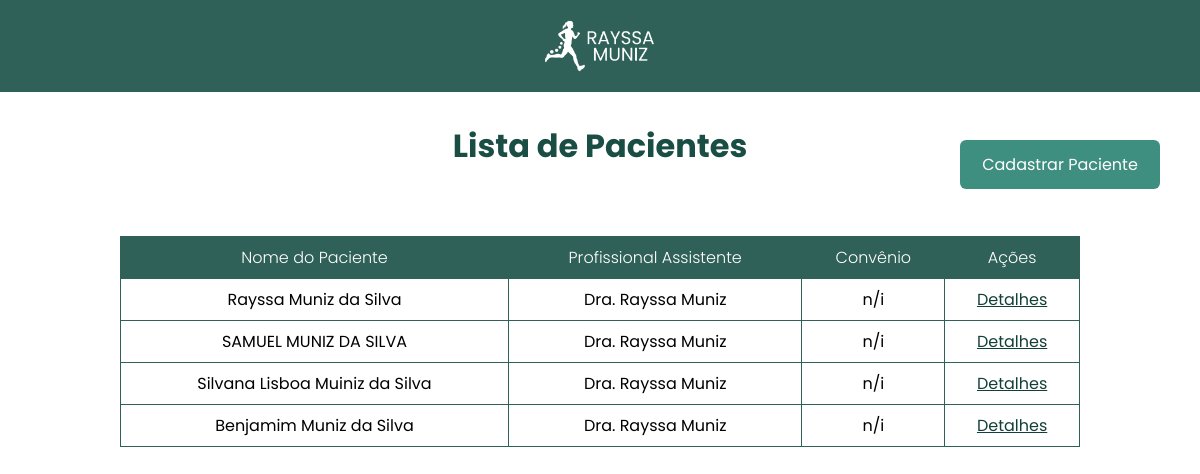
The page / on the database its author committed.
### tables this page shows
CREATE TABLE pacientes (
            id INTEGER PRIMARY KEY AUTOINCREMENT,
            nome TEXT,
            mes_referencia TEXT,
            convenio TEXT,
            profissional_assistente TEXT,
            tipo_atendimento TEXT
        );

### app.py (the view)
@app.route('/')
def index():
    conn = sqlite3.connect('pacientes.db')
    cursor = conn.cursor()
    cursor.execute('SELECT * FROM pacientes')
    pacientes = cursor.fetchall()
    conn.close()
    return render_template('index.html', pacientes=pacientes)

### templates/index.html (shortened to what this page needs)
<!DOCTYPE html>
<html lang="pt-br">
<head>
    <link rel="stylesheet" type="text/css" href="{{ url_for('static', filename='/css/style.css') }}">
</head>
<body>
    <header>
        <img src="{{ url_for('static', filename='img/logo.png') }}" alt="logo">
    </header>
    <div class="containerpaciente">
        <h1>Lista de Pacientes</h1>
        <div class="addbtn">
            <button onclick="window.location.href='/cadastro'">Cadastrar Paciente</button>
        </div>
    </div>
    <table>
        <thead>
            <tr>
                <th>Nome do Paciente</th>
                <th>Profissional Assistente</th>
                <th>Convênio</th>
                <th>Ações</th>
            </tr>
        </thead>
        <tbody>
            {% for paciente in pacientes %}
                <tr>
                    <td>{{ paciente[1] }}</td>
                    <td>{{ paciente[4] }}</td>
                    <td>{{ paciente[3] }}</td>
                    <td><a href="/pacientes/{{ paciente[0] }}">Detalhes</a></td>
                </tr>
            {% endfor %}
        </tbody>
    </table>
</body>
</html>

### static/css/style.css (style rules this page uses)
* { margin: 0; font-family: Poppins; }
header { display: flex; flex-direction: row; justify-content: center; align-items: center; background-color: #2F6158; }
header img { padding: 16px; width: 10% ; }
.addbtn { position: fixed; top: 140px; right: 40px; }
.addbtn button { border: none; background-color: #3f8f80; color: white; padding: 6%; cursor: pointer; border-radius: 6px; font-size: 16px; width: 200px; }
.containerpaciente h1 { display: flex; padding: 30px; color: #1a4d43; justify-content: center; }
table { width: 80%; margin: 0 auto; border-collapse: collapse; margin-top: 3%; }
th, td { border: 1.2px solid #2F6158; text-align: center; padding: 8px; }
td a { color: #123f36; }
th { background-color: #2F6158; color: white; font-weight: 300; }
tr:nth-child(even) { background-color: white; color: black; }
tr:nth-child(odd) { background-color: white; color: black; }

### rows shown on the page
pacientes: nome "Rayssa Muniz da Silva", profissional_assistente "Dra. Rayssa Muniz", convenio "n/i"
pacientes: nome "SAMUEL MUNIZ DA SILVA", profissional_assistente "Dra. Rayssa Muniz", convenio "n/i"
pacientes: nome "Silvana Lisboa Muiniz da Silva", profissional_assistente "Dra. Rayssa Muniz", convenio "n/i"
pacientes: nome "Benjamim Muniz da Silva", profissional_assistente "Dra. Rayssa Muniz", convenio "n/i"
